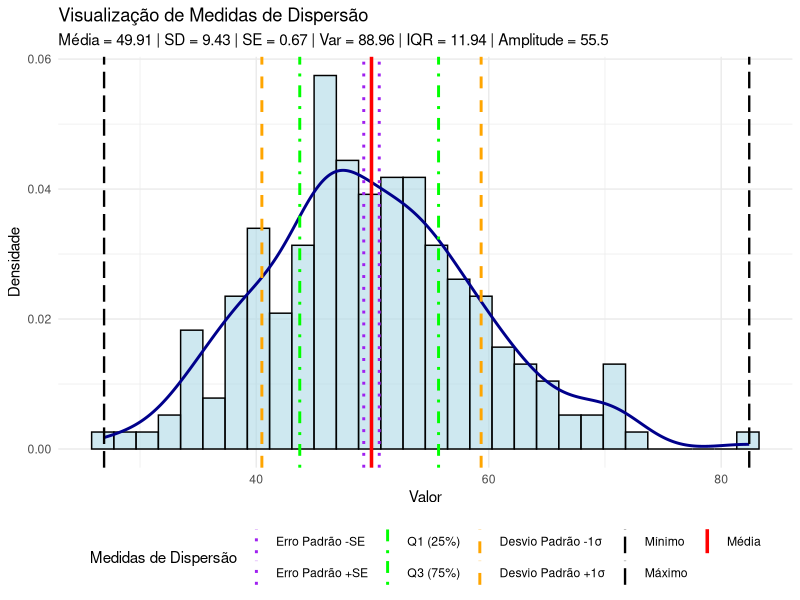

Generate this figure with R:
# Geração de dados: distribuição normal
set.seed(123)
n <- 200
dados <- rnorm(n, mean = 50, sd = 10)

# Cálculo das medidas
media <- mean(dados)
variancia <- var(dados)
desvio_padrao <- sd(dados)
erro_padrao <- desvio_padrao / sqrt(n)
amplitude <- max(dados) - min(dados)
iqr <- IQR(dados)

# Criar dataframe com os dados
df <- data.frame(valor = dados)

# Plotar histograma com densidade
ggplot2::ggplot(df, ggplot2::aes(x = valor)) +
  ggplot2::geom_histogram(
    ggplot2::aes(y = ..density..),
    bins = 30,
    fill = "lightblue",
    color = "black",
    alpha = 0.6
  ) +
  ggplot2::geom_density(color = "darkblue", size = 1) +
  
  # Média
  ggplot2::geom_vline(ggplot2::aes(xintercept = media, color = "Média"), size = 1.2) +
  
  # Desvio padrão
  ggplot2::geom_vline(
    ggplot2::aes(xintercept = media + desvio_padrao, color = "Desvio Padrão +1σ"),
    size = 1,
    linetype = "dashed"
  ) +
  ggplot2::geom_vline(
    ggplot2::aes(xintercept = media - desvio_padrao, color = "Desvio Padrão -1σ"),
    size = 1,
    linetype = "dashed"
  ) +
  
  # Erro padrão
  ggplot2::geom_vline(
    ggplot2::aes(xintercept = media + erro_padrao, color = "Erro Padrão +SE"),
    size = 1,
    linetype = "dotted"
  ) +
  ggplot2::geom_vline(
    ggplot2::aes(xintercept = media - erro_padrao, color = "Erro Padrão -SE"),
    size = 1,
    linetype = "dotted"
  ) +
  
  # Intervalo interquartil (IQR)
  ggplot2::geom_vline(
    ggplot2::aes(xintercept = quantile(dados, 0.25), color = "Q1 (25%)"),
    size = 1,
    linetype = "dotdash"
  ) +
  ggplot2::geom_vline(
    ggplot2::aes(xintercept = quantile(dados, 0.75), color = "Q3 (75%)"),
    size = 1,
    linetype = "dotdash"
  ) +
  
  # Limites mínimo e máximo (Amplitude)
  ggplot2::geom_vline(
    ggplot2::aes(xintercept = min(dados), color = "Mínimo"),
    size = 0.8,
    linetype = "longdash"
  ) +
  ggplot2::geom_vline(
    ggplot2::aes(xintercept = max(dados), color = "Máximo"),
    size = 0.8,
    linetype = "longdash"
  ) +
  
  # Legenda
  ggplot2::scale_color_manual(
    values = c(
      "Desvio Padrão -1σ" = "orange",
      "Desvio Padrão +1σ" = "orange",
      "Erro Padrão -SE" = "purple",
      "Erro Padrão +SE" = "purple",
      "Q1 (25%)" = "green",
      "Q3 (75%)" = "green",
      "Mínimo" = "black",
      "Máximo" = "black",
      "Média" = "red"
    ),
    breaks = c(
      "Erro Padrão -SE",
      "Erro Padrão +SE",
      "Q1 (25%)",
      "Q3 (75%)",
      "Desvio Padrão -1σ",
      "Desvio Padrão +1σ",
      "Mínimo",
      "Máximo",
      "Média"
    )
  ) +
  
  ggplot2::labs(
    title = "Visualização de Medidas de Dispersão",
    subtitle = paste0(
      "Média = ",
      round(media, 2),
      " | SD = ",
      round(desvio_padrao, 2),
      " | SE = ",
      round(erro_padrao, 2),
      " | Var = ",
      round(variancia, 2),
      " | IQR = ",
      round(iqr, 2),
      " | Amplitude = ",
      round(amplitude, 2)
    ),
    x = "Valor",
    y = "Densidade",
    color = "Medidas de Dispersão"
  ) +
  ggplot2::theme_minimal() +
  ggplot2::theme(legend.position = "bottom")
